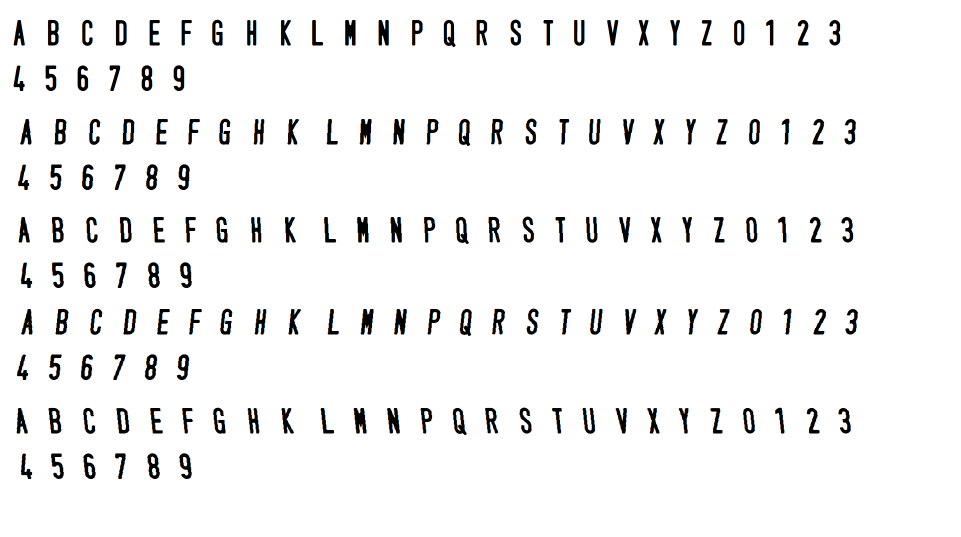
#> input picture dataset/training_chars.png, 1922 x 1074 px (shown at 1/2 size)
$ python -i char_segmentation.py   (imports and definitions only)
#> lines starting #> are read from the running program, lines starting #| are printed output that depends on the picture; after the words box and inside, x2 and y2 are one past the last pixel; in counts of white or black regions, pixels touching at a corner belong together
#> further down, picture is the input picture: shape (1074, 1922, 3); mean B, G, R 242.7, 242.7, 242.7
"""
Module phân đoạn ký tự (Character Segmentation)
- Phân ngưỡng ảnh biển số
- Xử lý hình thái để tách ký tự
- Tìm contour từng ký tự
- Sắp xếp ký tự theo thứ tự đọc

Áp dụng kiến thức:
  Chương 5: Phân ngưỡng (Otsu, Adaptive Threshold), phân vùng
  Chương 7: Xử lý hình thái (Erosion, Opening)
"""

import cv2
import numpy as np


def binarize_plate(plate_image):
    """Nhị phân hóa ảnh biển số bằng phân ngưỡng.

    Áp dụng: Chương 5 - Phân ngưỡng
    - Otsu: Tự động tìm ngưỡng tối ưu dựa trên histogram
    - Adaptive: Tính ngưỡng cục bộ, tốt khi ánh sáng không đều

    Args:
        plate_image: Ảnh biển số (BGR hoặc grayscale)

    Returns:
        Ảnh nhị phân (trắng đen)
    """
    # Chuyển sang grayscale nếu cần
    if len(plate_image.shape) == 3:
        gray = cv2.cvtColor(plate_image, cv2.COLOR_BGR2GRAY)
    else:
        gray = plate_image.copy()

    # Lọc nhiễu nhẹ trước khi phân ngưỡng
    blurred = cv2.GaussianBlur(gray, (5, 5), 0)

    # Phân ngưỡng Otsu (Chương 5)
    _, binary = cv2.threshold(blurred, 0, 255, cv2.THRESH_BINARY_INV + cv2.THRESH_OTSU)
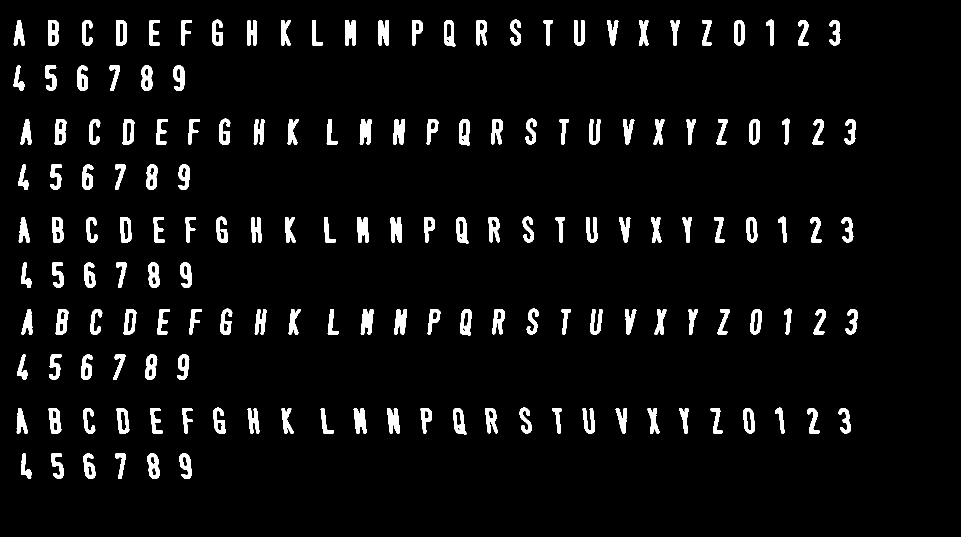
#> binary: shape (1074, 1922) (shown at 1/2 size); 5.1% white; 160 white regions, largest, box (x1, y1, x2, y2) and area: (721, 618, 747, 669) 930, (690, 40, 711, 91) 929, (719, 238, 743, 289) 929

    return binary


def clean_binary_image(binary_image):
    """Làm sạch ảnh nhị phân bằng xử lý hình thái.

    Áp dụng: Chương 7 - Xử lý hình thái
    - Opening (Erosion → Dilation): Loại bỏ nhiễu nhỏ
    - Closing (Dilation → Erosion): Lấp lỗ nhỏ trong ký tự

    Args:
        binary_image: Ảnh nhị phân

    Returns:
        Ảnh nhị phân đã làm sạch
    """
    # Phần tử cấu trúc nhỏ để loại nhiễu
    kernel_small = cv2.getStructuringElement(cv2.MORPH_RECT, (2, 2))

    # Opening: loại bỏ nhiễu nhỏ (chấm, vết bẩn)
    cleaned = cv2.morphologyEx(binary_image, cv2.MORPH_OPEN, kernel_small, iterations=1)
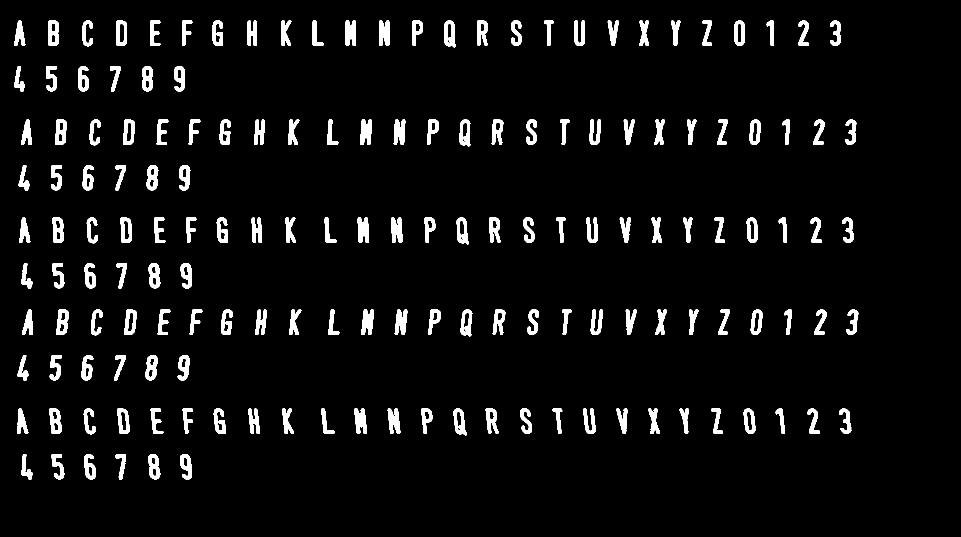
#> cleaned: shape (1074, 1922) (shown at 1/2 size); 5.1% white; 160 white regions, largest, box (x1, y1, x2, y2) and area: (691, 41, 712, 92) 929, (715, 435, 738, 486) 929, (723, 619, 748, 670) 929

    # Closing: lấp lỗ nhỏ bên trong ký tự
    kernel_close = cv2.getStructuringElement(cv2.MORPH_RECT, (2, 2))
    cleaned = cv2.morphologyEx(cleaned, cv2.MORPH_CLOSE, kernel_close, iterations=1)
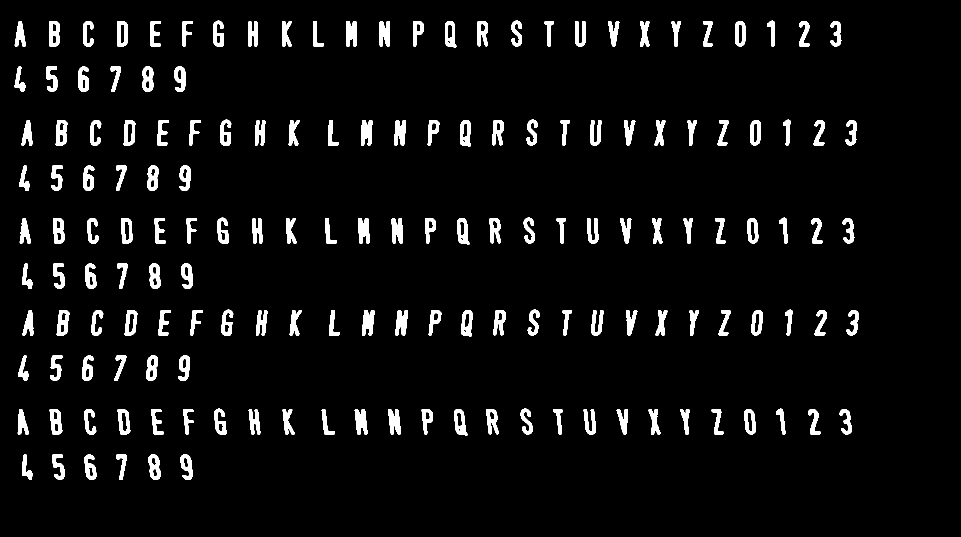
#> cleaned: shape (1074, 1922) (shown at 1/2 size); 5.1% white; 160 white regions

    return cleaned


def find_char_contours(binary_image, plate_type="1_hang"):
    """Tìm contour của từng ký tự trên biển số.

    Áp dụng: Chương 5 - Phân vùng

    Args:
        binary_image: Ảnh nhị phân đã làm sạch
        plate_type: Loại biển số ("1_hang" hoặc "2_hang")

    Returns:
        Danh sách bounding box (x, y, w, h) của từng ký tự
    """
#> called with plate_type = '1_hang'
    contours, _ = cv2.findContours(binary_image, cv2.RETR_EXTERNAL, cv2.CHAIN_APPROX_SIMPLE)
#> contours = 160 contours; largest, box (x1, y1, x2, y2) and area: (235, 818, 261, 869) 975, (249, 620, 275, 671) 974, (242, 436, 265, 487) 970, (247, 240, 271, 291) 970, (234, 42, 255, 93) 966

    img_h, img_w = binary_image.shape[:2]
#> img_h = 1074; img_w = 1922
    char_bboxes = []

    for contour in contours:
        x, y, w, h = cv2.boundingRect(contour)
        aspect_ratio = w / h if h > 0 else 0
        height_ratio = h / img_h
        width_ratio = w / img_w

        # Lọc contour: ký tự phải đủ lớn và có tỷ lệ hợp lý
        is_valid_height = 0.3 <= height_ratio <= 0.95   # Chiều cao ký tự so với biển số
        is_valid_width = 0.02 <= width_ratio <= 0.2      # Chiều rộng hợp lý
        is_valid_ratio = 0.1 <= aspect_ratio <= 1.0      # Tỷ lệ w/h của ký tự
        is_valid_area = w * h > 100                       # Diện tích tối thiểu

        if is_valid_height and is_valid_width and is_valid_ratio and is_valid_area:
            char_bboxes.append((x, y, w, h))
#> this loop made 160 passes
#> (x, y, w, h, aspect_ratio, height_ratio, width_ratio) on passes 1 to 3: (361, 909, 24, 51, 0.471, 0.0475, 0.0125), (297, 909, 25, 51, 0.49, 0.0475, 0.013), (232, 909, 21, 51, 0.412, 0.0475, 0.0109)
#> after the loop, char_bboxes = []

    return char_bboxes


def sort_characters(char_bboxes, plate_type="1_hang"):
    """Sắp xếp các ký tự theo thứ tự đọc.

    - Biển 1 hàng: sắp xếp từ trái sang phải (theo x)
    - Biển 2 hàng: chia thành 2 hàng (theo y), mỗi hàng sắp xếp theo x

    Args:
        char_bboxes: Danh sách bounding box ký tự
        plate_type: Loại biển số

    Returns:
        Danh sách bounding box đã sắp xếp theo thứ tự đọc
    """
    if not char_bboxes:
        return []

    if plate_type == "1_hang":
        # Biển 1 hàng: sắp xếp từ trái → phải
        return sorted(char_bboxes, key=lambda b: b[0])
    else:
        # Biển 2 hàng: chia theo hàng dựa vào tọa độ y
        if not char_bboxes:
            return []

        # Tính y trung bình của tất cả ký tự
        y_centers = [b[1] + b[3] // 2 for b in char_bboxes]
        y_mid = (min(y_centers) + max(y_centers)) / 2

        # Chia thành 2 hàng
        row1 = [b for b in char_bboxes if b[1] + b[3] // 2 < y_mid]
        row2 = [b for b in char_bboxes if b[1] + b[3] // 2 >= y_mid]

        # Mỗi hàng sắp xếp từ trái → phải
        row1.sort(key=lambda b: b[0])
        row2.sort(key=lambda b: b[0])

        return row1 + row2


def extract_char_images(plate_image, char_bboxes, target_size=(20, 30)):
    """Cắt và chuẩn hóa ảnh từng ký tự.

    Args:
        plate_image: Ảnh biển số (grayscale hoặc binary)
        char_bboxes: Danh sách bounding box ký tự
        target_size: Kích thước chuẩn hóa (width, height) cho mỗi ký tự

    Returns:
        Danh sách ảnh ký tự đã chuẩn hóa
    """
    # Đảm bảo ảnh là grayscale
    if len(plate_image.shape) == 3:
        gray = cv2.cvtColor(plate_image, cv2.COLOR_BGR2GRAY)
    else:
        gray = plate_image

    char_images = []
    for (x, y, w, h) in char_bboxes:
        # Cắt ký tự
        char_img = gray[y:y + h, x:x + w]

        # Resize về kích thước chuẩn
        char_resized = cv2.resize(char_img, target_size, interpolation=cv2.INTER_AREA)

        # Phân ngưỡng lại để đảm bảo ảnh binary rõ ràng
        _, char_binary = cv2.threshold(char_resized, 0, 255,
                                       cv2.THRESH_BINARY + cv2.THRESH_OTSU)

        char_images.append(char_binary)

    return char_images


def segment_characters(plate_image, plate_type="1_hang"):
    """Pipeline phân đoạn ký tự hoàn chỉnh.

    Quy trình:
        1. Nhị phân hóa biển số (Otsu - Chương 5)
        2. Làm sạch bằng morphology (Chương 7)
        3. Tìm contour ký tự (Chương 5)
        4. Sắp xếp thứ tự đọc
        5. Cắt và chuẩn hóa từng ký tự

    Args:
        plate_image: Ảnh biển số (BGR)
        plate_type: Loại biển số ("1_hang" hoặc "2_hang")

    Returns:
        tuple: (danh sách ảnh ký tự, danh sách bounding box, ảnh binary)
    """
    if plate_image is None or plate_image.size == 0:
        return [], [], None

    # Bước 1: Nhị phân hóa
    binary = binarize_plate(plate_image)

    # Bước 2: Làm sạch
    cleaned = clean_binary_image(binary)

    # Bước 3: Tìm contour ký tự
    char_bboxes = find_char_contours(cleaned, plate_type)
#> char_bboxes = []

    # Bước 4: Sắp xếp
    sorted_bboxes = sort_characters(char_bboxes, plate_type)
#> sorted_bboxes = []

    # Bước 5: Cắt ảnh ký tự
    char_images = extract_char_images(plate_image, sorted_bboxes)
#> char_images = []

    return char_images, sorted_bboxes, cleaned


def get_segmentation_steps(plate_image, plate_type="1_hang"):
    """Trả về ảnh ở từng bước phân đoạn (dùng để hiển thị minh họa).

    Returns:
        dict chứa ảnh ở mỗi bước xử lý
    """
    binary = binarize_plate(plate_image)
    cleaned = clean_binary_image(binary)
    char_bboxes = find_char_contours(cleaned, plate_type)
    sorted_bboxes = sort_characters(char_bboxes, plate_type)

    # Vẽ bounding box ký tự lên ảnh
    marked = plate_image.copy()
    for i, (x, y, w, h) in enumerate(sorted_bboxes):
        cv2.rectangle(marked, (x, y), (x + w, y + h), (0, 255, 0), 1)
        cv2.putText(marked, str(i), (x, y - 3),
                    cv2.FONT_HERSHEY_SIMPLEX, 0.3, (0, 255, 0), 1)

    return {
        "binary_otsu": binary,
        "morphology_cleaned": cleaned,
        "chars_marked": marked,
        "char_bboxes": sorted_bboxes,
    }

>>> import cv2
>>> picture = cv2.imread('../dataset/training_chars.png')
>>> result = segment_characters(picture)
